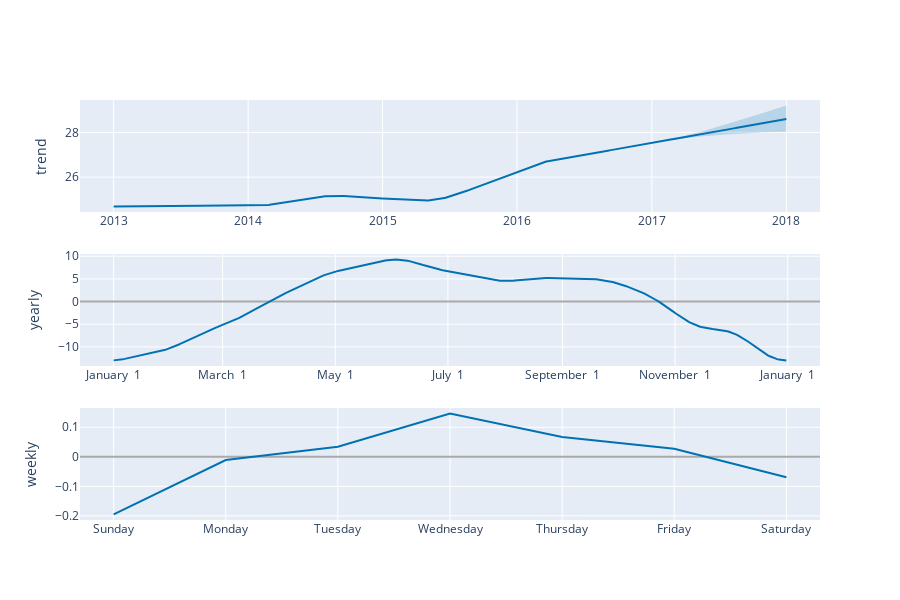

The cell this chart's notebook holds for it:
### Code cell
plot_components_plotly(model , predictions)

### Figure 1 — Plotly figure (JSON) as saved in the notebook; plotly's stock layout.template omitted (floating-point values rounded to 4 significant figures; data arrays with more than 128 entries replaced by an {"elided": "..."} marker saying what was removed)
{"data": [{"line": {"color": "#0072B2", "width": 2}, "mode": "lines", "name": "trend", "type": "scatter", "x": {"elided": "1827 str values"}, "xaxis": "x", "y": {"elided": "1827 float values"}, "yaxis": "y"}, {"line": {"color": "rgba(0, 114, 178, 0.2)", "width": 0}, "mode": "lines", "name": "trend_upper", "type": "scatter", "x": {"elided": "1827 str values"}, "xaxis": "x", "y": {"elided": "1827 float values"}, "yaxis": "y"}, {"fill": "tonexty", "fillcolor": "rgba(0, 114, 178, 0.2)", "line": {"color": "rgba(0, 114, 178, 0.2)", "width": 0}, "mode": "lines", "name": "trend_lower", "type": "scatter", "x": {"elided": "1827 str values"}, "xaxis": "x", "y": {"elided": "1827 float values"}, "yaxis": "y"}, {"line": {"color": "#0072B2", "width": 2}, "mode": "lines", "name": "yearly", "type": "scatter", "x": {"elided": "365 str values"}, "xaxis": "x2", "y": {"elided": "365 float values"}, "yaxis": "y2"}, {"line": {"color": "#0072B2", "width": 2}, "mode": "lines", "name": "weekly", "type": "scatter", "x": ["2017-01-01T00:00:00", "2017-01-02T00:00:00", "2017-01-03T00:00:00", "2017-01-04T00:00:00", "2017-01-05T00:00:00", "2017-01-06T00:00:00", "2017-01-07T00:00:00"], "xaxis": "x3", "y": [-0.1951, -0.01084, 0.03406, 0.1463, 0.06716, 0.02753, -0.06912], "yaxis": "y3"}], "layout": {"height": 600, "showlegend": false, "width": 900, "xaxis": {"anchor": "y", "domain": [0, 1], "range": ["2012-10-01T16:48:00", "2018-04-02T07:12:00"], "type": "date"}, "xaxis2": {"anchor": "y2", "domain": [0, 1], "range": ["2016-12-13T18:54:02.958904115", "2018-01-18T11:04:57.863013581"], "tickformat": "%B %e", "type": "date"}, "xaxis3": {"anchor": "y3", "domain": [0, 1], "range": ["2016-12-31T16:48:00", "2017-01-07T07:12:00"], "tickformat": "%A", "type": "date"}, "yaxis": {"anchor": "x", "domain": [0.7333, 1], "rangemode": "normal", "title": {"text": "trend"}, "zerolinecolor": "#AAA"}, "yaxis2": {"anchor": "x2", "domain": [0.3667, 0.6333], "title": {"text": "yearly"}, "zerolinecolor": "#AAA"}, "yaxis3": {"anchor": "x3", "domain": [0, 0.2667], "title": {"text": "weekly"}, "zerolinecolor": "#AAA"}}}
